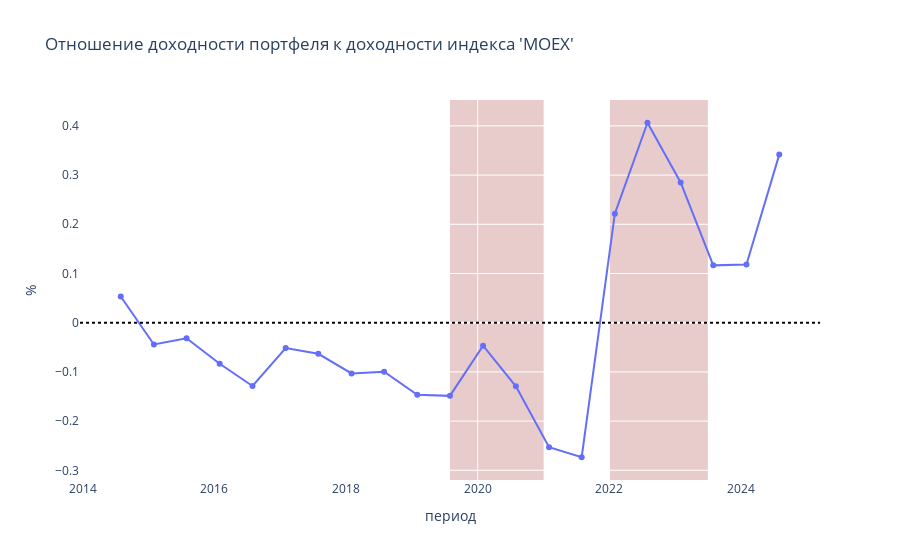

Here is the notebook cell this chart was saved with:
### Code cell
def cumulative_log_return(df: pd.DataFrame) -> pd.DataFrame:
    log_returns = np.log(df / df.shift(1))  # Логарифмическая доходность
    cumulative_log_returns = log_returns.cumsum()  # Кумулятивная логарифмическая доходность
    return cumulative_log_returns

data_moex = pd.read_csv("data/MOEX.csv", index_col="TRADEDATE", parse_dates=["TRADEDATE"])
# data_moex = data_moex['return'][data_moex.index  >= "2014-01-01 00:00:00"]

moex = data_moex
# moex = moex.set_index("TRADEDATE")
moex = moex[moex.index >= '2014-07-01 00:00:00']
moex = moex[moex.index < '2025-01-01 00:00:00']
periods = generate_half_year_dates(moex)
moex['income'] = cumulative_log_return(moex['OPEN'])

income = []
for per in periods:
    stop = per + pd.DateOffset(months=6)
    period_data = moex[(moex.index >= per) & (moex.index < stop)].copy()
    # print(per,  period_data['income'].mean())
    income.append(1+period_data['income'].mean())

sub = data_portfel
sub['fact_proc'] = 1 + sub["fact_income"]/200
sub["fact_cum_proc"] = sub["fact_proc"].cumprod()
sub["fact_cum_percent"] = (sub["fact_proc"].cumprod() - 1) * 100

fig = go.Figure()
fig.add_trace(go.Scatter(y=sub["fact_cum_proc"]-income, x=periods, mode="lines+markers", name="MOEX"))
# fig.add_trace(go.Scatter(y=sub["fact_cum_proc"], x=sub["period"], mode="lines+markers", name="портфель"))
# fig.add_hline(y=1.5, line_color='black', line_width=2, line_dash='dot')
fig.add_hline(y=0, line_color='black', line_width=2, line_dash='dot')

fig.add_shape(
    type="rect",
    x0="2019-07-31", x1="2021-01-01",
    y0=0, y1=1,                      
    xref="x", yref="paper",          
    fillcolor="darkred",
    opacity=0.2,
    layer="below",
    line_width=0,
)

fig.add_shape(
    type="rect",
    x0="2022-01-01", x1="2023-07-01",
    y0=0, y1=1,                      
    xref="x", yref="paper",          
    fillcolor="darkred",
    opacity=0.2,
    layer="below",
    line_width=0,
)


fig.update_layout(
        title="Отношение доходности портфеля к доходности индекса 'MOEX'",
        xaxis_title="период",
        yaxis_title="%",
        plot_bgcolor="white",
        xaxis=dict(showgrid=True),
        yaxis=dict(showgrid=True),
    )
fig.show()

### Figure 1 — Plotly figure (JSON) as saved in the notebook; plotly's stock layout.template omitted (floating-point values rounded to 4 significant figures)
{"data": [{"mode": "lines+markers", "name": "MOEX", "type": "scatter", "x": ["2014-07-31T00:00:00", "2015-01-31T00:00:00", "2015-07-31T00:00:00", "2016-01-31T00:00:00", "2016-07-31T00:00:00", "2017-01-31T00:00:00", "2017-07-31T00:00:00", "2018-01-31T00:00:00", "2018-07-31T00:00:00", "2019-01-31T00:00:00", "2019-07-31T00:00:00", "2020-01-31T00:00:00", "2020-07-31T00:00:00", "2021-01-31T00:00:00", "2021-07-31T00:00:00", "2022-01-31T00:00:00", "2022-07-31T00:00:00", "2023-01-31T00:00:00", "2023-07-31T00:00:00", "2024-01-31T00:00:00", "2024-07-31T00:00:00"], "y": [0.05327, -0.04432, -0.03167, -0.08341, -0.1286, -0.05137, -0.0632, -0.1032, -0.09961, -0.1465, -0.1487, -0.04673, -0.1292, -0.253, -0.2734, 0.2215, 0.4064, 0.2851, 0.1165, 0.118, 0.3416]}], "layout": {"plot_bgcolor": "white", "shapes": [{"line": {"color": "black", "dash": "dot", "width": 2}, "type": "line", "x0": 0, "x1": 1, "xref": "x domain", "y0": 0, "y1": 0, "yref": "y"}, {"fillcolor": "darkred", "layer": "below", "line": {"width": 0}, "opacity": 0.2, "type": "rect", "x0": "2019-07-31", "x1": "2021-01-01", "xref": "x", "y0": 0, "y1": 1, "yref": "paper"}, {"fillcolor": "darkred", "layer": "below", "line": {"width": 0}, "opacity": 0.2, "type": "rect", "x0": "2022-01-01", "x1": "2023-07-01", "xref": "x", "y0": 0, "y1": 1, "yref": "paper"}], "title": {"text": "Отношение доходности портфеля к доходности индекса 'MOEX'"}, "xaxis": {"showgrid": true, "title": {"text": "период"}}, "yaxis": {"showgrid": true, "title": {"text": "%"}}}}
